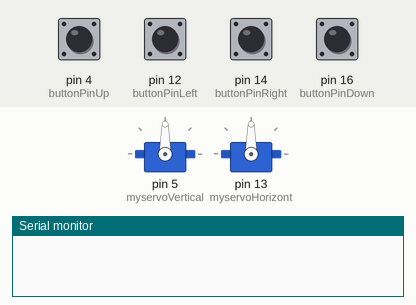
This sketch was run on a simulated Arduino Uno, built with avr-gcc and run on an emulated ATmega328P. Parts: 2 × servo, the last lines printed to the serial monitor. Inputs (shaded band) come from the test bench; at power-on: pin 4 (buttonPinUp), pin 12 (buttonPinLeft), pin 14 (buttonPinRight), pin 16 (buttonPinDown) LOW.

Above: at 1.2 s.
1.3 s: pin 4 (buttonPinUp) pulled HIGH for 1 s
At 1.45 s:
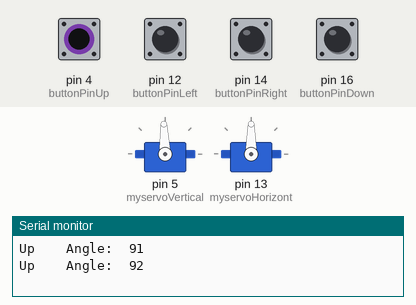
4.3 s: pin 14 (buttonPinRight) pulled HIGH for 1 s
At 4.45 s:
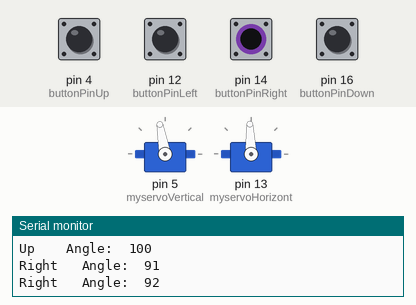
7.3 s: pin 16 (buttonPinDown) pulled HIGH for 0.15 s
At 8.6 s:
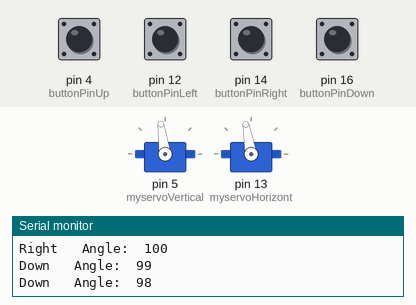
8.9 s: pin 12 (buttonPinLeft) pulled HIGH for 0.15 s
At 9.9 s:
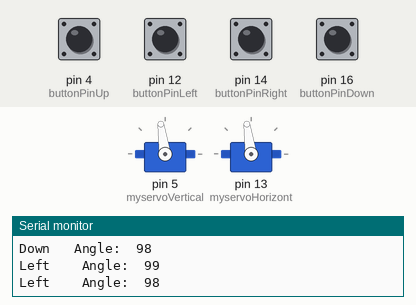
10.5 s: pin 12 (buttonPinLeft) pulled HIGH for 1 s
At 10.65 s:
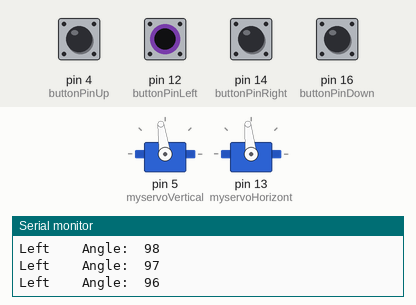
13.5 s: pin 12 (buttonPinLeft) pulled HIGH for 1 s
At 15.3 s:
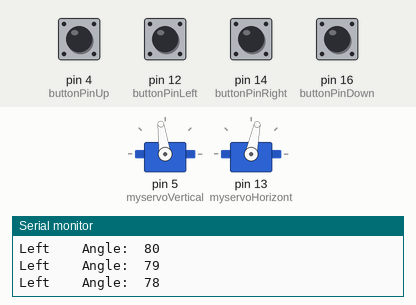
Timing chart, 0 to 16.8 s (numbered marks = the images above; inputs shaded):
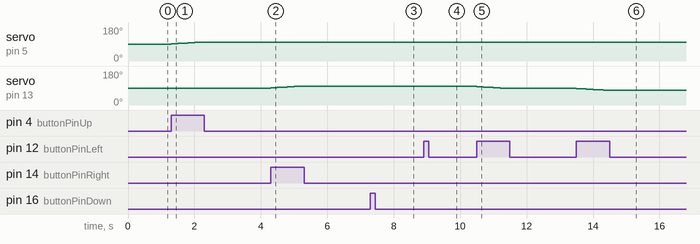

Measured:
- after the input at 1.3 s, servo on pin 5 (myservoVertical): moves from 90° to 100° over 0.90 s, starting at once
- after the input at 4.3 s, servo on pin 13 (myservoHorizont): moves from 90° to 100° over 0.90 s, starting at once
- after the input at 7.3 s, servo on pin 5 (myservoVertical): 100° → 99° at once, → 98° 0.10 s later
- after the input at 8.9 s, servo on pin 13 (myservoHorizont): 100° → 99° at once, → 98° 0.10 s later
- after the input at 10.5 s, servo on pin 13 (myservoHorizont): moves from 98° to 88° over 0.90 s, starting at once
- after the input at 13.5 s, servo on pin 13 (myservoHorizont): moves from 88° to 78° over 0.90 s, starting at once

The sketch:

heliostatSunRiceHome.ino
```cpp
#include <Servo.h>
// создаём объект для управления сервоприводом
Servo myservoVertical;
Servo myservoHorizont;

int angleVertical = 90;
int angleHorizont = 90;

  const int buttonPinUp = 4;     // номер входа, подключенный к кнопке UP
  const int buttonPinDown = 16;     // номер входа, подключенный к кнопке Down
  const int buttonPinRight = 14;     // номер входа, подключенный к кнопке Right
  const int buttonPinLeft = 12;     // номер входа, подключенный к кнопке Left

  //переменные
  int buttonUp = 0;     // номер входа, подключенный к кнопке UP
  int buttonDown = 0;     // номер входа, подключенный к кнопке Down

  int buttonRight = 0;     // номер входа, подключенный к кнопке Right
  int buttonLeft = 0;     // номер входа, подключенный к кнопке Left

void setup()
{

  Serial.begin(9600);
  // подключаем сервопривод  к D1 (5)  и k D7 (13)
  myservoVertical.attach(5);
  myservoHorizont.attach(13);

  // инициализируем пин, подключенный к кнопке, как вход
  pinMode(buttonUp, INPUT);
  pinMode(buttonDown, INPUT);
  pinMode(buttonRight, INPUT);
  pinMode(buttonLeft, INPUT);
}

void loop()
{
  // считываем значения с входа кнопок
  buttonUp = digitalRead(buttonPinUp);
  buttonDown = digitalRead(buttonPinDown);
  buttonRight = digitalRead(buttonPinRight);
  buttonLeft = digitalRead(buttonPinLeft);

  // проверяем нажата ли кнопка
  // если нажата, то buttonUp||buttonDown будет HIGH:
  if (buttonUp == HIGH && angleVertical < 180 ) {
    Serial.print("Up    Angle:  ");
    angleVertical = angleVertical + 1;
    myservoVertical.write(angleVertical );
    Serial.println(angleVertical );
    delay(100);
  }else if (buttonDown == HIGH && angleVertical > 15) {
    // включаем светодиод
    Serial.print("Down   Angle:  ");
    angleVertical = angleVertical - 1;
    myservoVertical.write(angleVertical );
    Serial.println(angleVertical);
    delay(100);
  }else if (buttonRight == HIGH  && angleHorizont < 175) {
    Serial.print("Right   Angle:  ");
    angleHorizont = angleHorizont + 1;
    myservoHorizont.write(angleHorizont);
    Serial.println(angleHorizont);
    delay(100);
  }else if (buttonLeft == HIGH && angleHorizont > 0) {
    Serial.print("Left    Angle:  ");
    angleHorizont = angleHorizont - 1;
    myservoHorizont.write(angleHorizont);
    Serial.println(angleHorizont);
    delay(100);
  }


}
```
